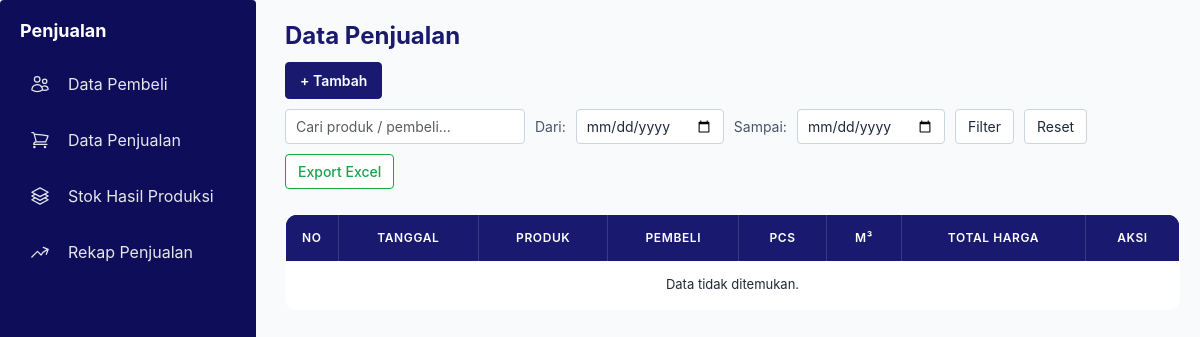
/penjualan/, run on an earlier commit of the app's database.
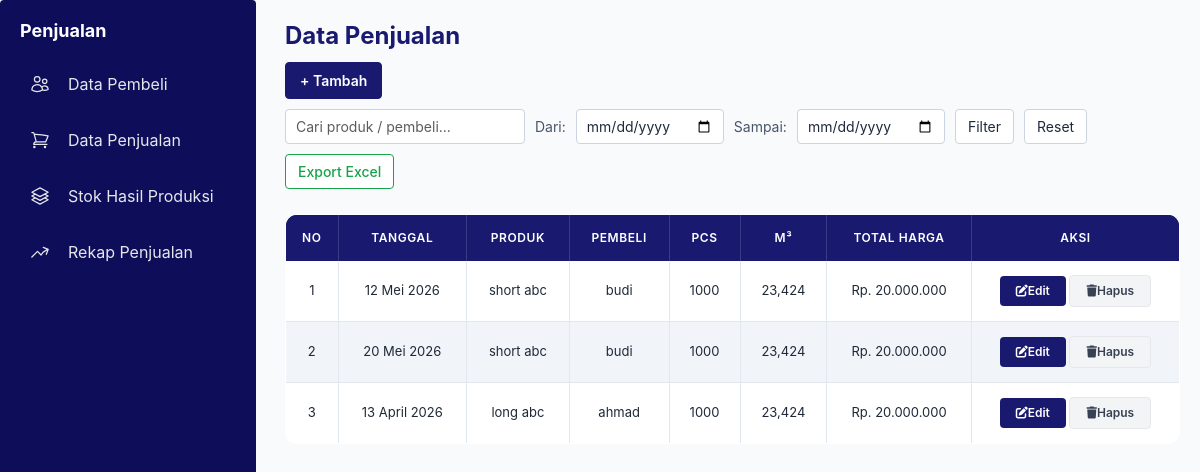
And on a later commit of the database.
### core/models.py (models this page shows, shortened)
class Penjualan(models.Model):
    hasil_produksi = models.ForeignKey(
        HasilProduksi,
        on_delete=models.CASCADE,
        related_name='penjualan'
    )
    pembeli = models.ForeignKey(
        Pembeli,
        on_delete=models.CASCADE
    )
    tanggal_penjualan = models.DateField()
    pcs = models.PositiveIntegerField(default=0)
    m3 = models.DecimalField(max_digits=10, decimal_places=4, default=0)
    total_harga = models.DecimalField(
        max_digits=15,
        decimal_places=2,
        default=0
    )

class HasilProduksi(models.Model):
    proses_produksi = models.ForeignKey(ProsesProduksi, on_delete=models.CASCADE)
    pemakaian_bahan = models.ForeignKey(PemakaianBahanBaku,on_delete=models.CASCADE)
    nama_hasil_produksi = models.ForeignKey(NamaHasilProduksi, on_delete=models.CASCADE)
    quality = models.ForeignKey(Quality,on_delete=models.SET_NULL,null=True,blank=True)
    tanggal_produksi = models.DateField()
    tebal = models.DecimalField(max_digits=10, decimal_places=3)
    lebar = models.DecimalField(max_digits=10, decimal_places=3)
    panjang = models.DecimalField(max_digits=10, decimal_places=3)
    jumlah_pcs = models.PositiveIntegerField()
    jumlah_m3 = models.DecimalField(max_digits=12, decimal_places=3)
    sisa_pcs = models.PositiveIntegerField()
    sisa_m3 = models.DecimalField(max_digits=12, decimal_places=3)

class NamaHasilProduksi(models.Model):
    nama_hasil_produksi = models.CharField(max_length=100,blank=True,
    null=True)
    def __str__(self):
        return self.nama_hasil_produksi

class Pembeli(models.Model):
    nama_pembeli = models.CharField(max_length=100, blank=True,
    null=True)
    def __str__(self):
        return self.nama_pembeli

### core/views.py (the view)
# urls.py: path("penjualan/", views.penjualan_list, name="penjualan_list"),
def penjualan_list(request):
    search = request.GET.get('search', '')
    date_from = request.GET.get('date_from', '')
    date_to = request.GET.get('date_to', '')
    data = Penjualan.objects.select_related('hasil_produksi', 'pembeli')
    if search:
            data = data.filter(
                Q(hasil_produksi__nama_hasil_produksi__nama_hasil_produksi__icontains=search) |
                Q(pembeli__nama_pembeli__icontains=search)
            )
    if date_from:
        data = data.filter(tanggal_penjualan__gte=date_from)
    if date_to:
        data = data.filter(tanggal_penjualan__lte=date_to)
    hasil = HasilProduksi.objects.all()
    pembeli = Pembeli.objects.all()
    return render(request, 'penjualan/list_penjualan.html', {
        'data': data,
        'hasil': hasil,
        'pembeli': pembeli,
        'date_from': date_from,
        'date_to': date_to,
    })

### core/templatetags/rupiah.py (called while the page is built)
@register.filter
def rupiah(value):
    try:
        value = int(value)
        return "Rp. {:,}".format(value).replace(",", ".")
    except:
        return value

### core/templates/penjualan/list_penjualan.html (shortened to what this page needs)
{% load rupiah %}
{% load static %}
<!DOCTYPE html>
<html lang="en">
<head>
    <script src="https://cdn.tailwindcss.com"></script>
    <link href="https://cdn.jsdelivr.net/npm/bootstrap@5.3.2/dist/css/bootstrap.min.css" rel="stylesheet">
    <link rel="stylesheet" href="{% static 'css/penjualan.css' %}">
</head>
<body class="bg-gray-50 flex h-screen overflow-hidden text-gray-800">
    {% include 'parts/sidebar_penjualan.html' %}
    <main class="flex-1 flex flex-col h-full overflow-y-auto">
        <div class="content">
            <h2 class="text-2xl font-bold text-[#191970]" style="margin-bottom: 10px;">Data Penjualan</h2>
            <div class="filter-container"
                style="display: flex; justify-content: space-between; align-items: center; margin-bottom: 25px; flex-wrap: wrap; gap: 10px;">
                <button class="btn-tambah" onclick="openAddModal()">+ Tambah</button>
                <form method="get" class="filter-form"
                    style="display: flex; gap: 10px; align-items: center; flex-wrap: wrap;">
                    <input type="text" name="search" placeholder="Cari produk / pembeli..."
                        value="{{ request.GET.search|default:'' }}" class="form-control" style="width: auto;">
                    <span>Dari:</span>
                    <input type="date" name="date_from" value="{{ date_from|default:'' }}" class="form-control"
                        style="width: auto;">
                    <span>Sampai:</span>
                    <input type="date" name="date_to" value="{{ date_to|default:'' }}" class="form-control"
                        style="width: auto;">
                    <button type="submit" class="btn-filter btn btn-primary">Filter</button>
                    <a href="{% url 'penjualan_list' %}" class="btn-reset btn btn-secondary">Reset</a>
                    <button type="button" class="btn-export btn btn-success"
                        onclick="exportToExcel('tablePenjualan', 'Data_Penjualan')">Export Excel</button>
                </form>
            </div>
            <table id="tablePenjualan">
                <thead>
                    <tr>
                        <th width="5%">No</th>
                        <th>Tanggal</th>
                        <th>Produk</th>
                        <th>Pembeli</th>
                        <th>PCS</th>
                        <th>M³</th>
                        <th>Total Harga</th>
                        <th>Aksi</th>
                    </tr>
                </thead>
                <tbody>
                    {% for d in data %}
                    <tr>
                        <td>{{ forloop.counter }}</td>
                        <td>{{ d.tanggal_penjualan }}</td>
                        <td>{{ d.hasil_produksi.nama_hasil_produksi }}</td>
                        <td>{{ d.pembeli }}</td>
                        <td>{{ d.pcs }}</td>
                        <td>{{ d.m3|floatformat:3 }}</td>
                        <td>{{ d.total_harga|rupiah }}</td>
                        <td>
                            <button type="button" class="btn-action btn-edit"
                                onclick="openEditModal('{{ d.id }}', '{{ d.tanggal_penjualan }}', '{{ d.hasil_produksi.id }}', '{{ d.pembeli.id }}', '{{ d.pcs }}', '{{ d.m3 }}', '{{ d.total_harga }}')">
                                <i class="fa fa-edit"></i> Edit
                            </button>
                            <button type="button" class="btn-action btn-hapus" onclick="openDeleteModal('{{ d.id }}')">
                                <i class="fa fa-trash"></i> Hapus
                            </button>
                        </td>
                    </tr>
                    {% empty %}
                    <tr>
                        <td colspan="8" class="text-center">Data tidak ditemukan.</td>
                    </tr>
                    {% endfor %}
                </tbody>
            </table>
        </div>
    </main>
</body>
</html>

What changed in the data, as far as the page shows it:
added Penjualan: tanggal_penjualan "12 Mei 2026", hasil_produksi.nama_hasil_produksi "short abc", pembeli "budi", pcs "1000", m3 "23,424", total_harga|rupiah "Rp. 20.000.000"
added Penjualan: tanggal_penjualan "20 Mei 2026", hasil_produksi.nama_hasil_produksi "short abc", pembeli "budi", pcs "1000", m3 "23,424", total_harga|rupiah "Rp. 20.000.000"
added Penjualan: tanggal_penjualan "13 April 2026", hasil_produksi.nama_hasil_produksi "long abc", pembeli "ahmad", pcs "1000", m3 "23,424", total_harga|rupiah "Rp. 20.000.000"
Also different on the page:
text no longer shown: "Data tidak ditemukan."
